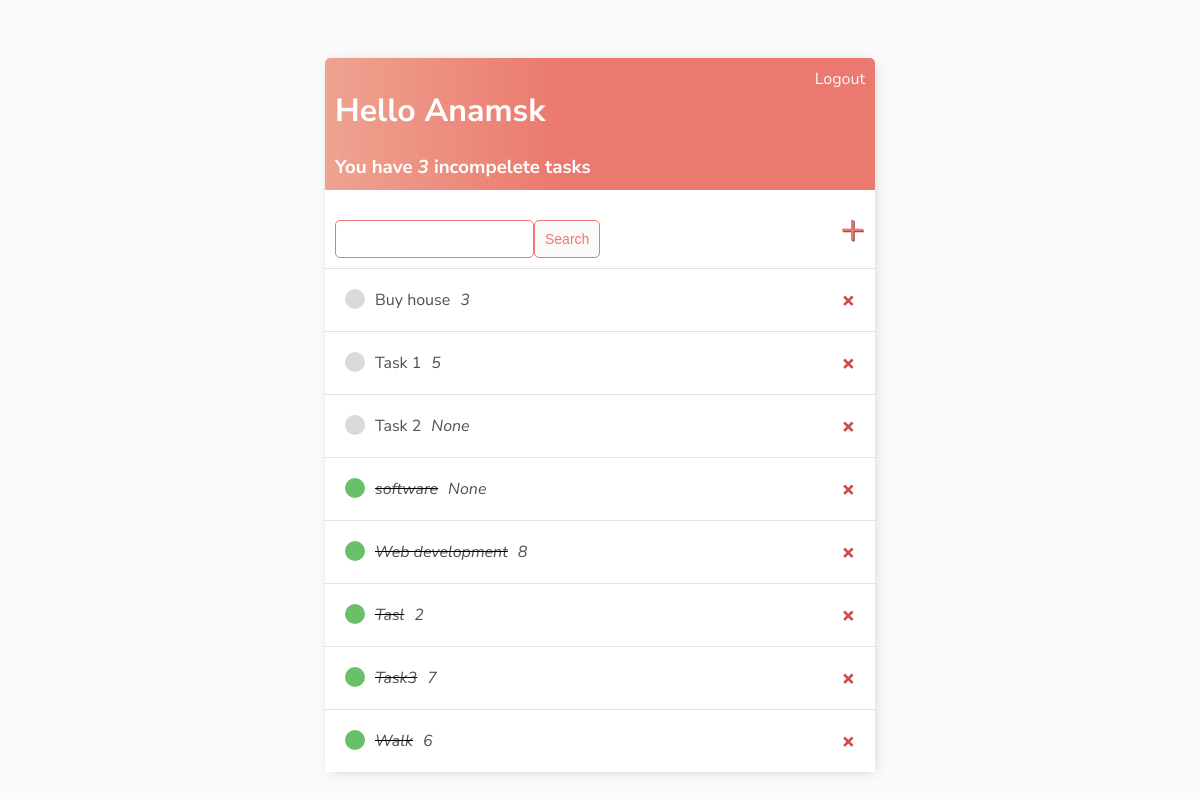
The app's page / (signed in) with its own data.
### base/models.py (models this page shows)
class Task(models.Model):
    priority_choices = [
        ('1', '1️⃣'),
        ('2', '2️⃣'),
        ('3', '3️⃣'),
        ('4', '4️⃣'),
        ('5', '5️⃣'),
        ('6', '6️⃣'),
        ('7', '7️⃣'),
        ('8', '8️⃣'),
        ('9', '9️⃣'),
        ('10','🔟'),
    ]
    user = models.ForeignKey(User, on_delete=models.CASCADE, null=True, blank=True)
    title = models.CharField(max_length=200)
    description = models.TextField(null=True, blank=True)
    date = models.DateTimeField(auto_now_add=True , null=True, blank=True)
    priority = models.CharField(max_length=2, choices=priority_choices, null=True, blank=True)
    complete = models.BooleanField(default=False)
    created = models.DateTimeField(auto_now_add=True)
    def __str__(self):
        return self.title
    class Meta:
        ordering = ['complete']

### base/views.py (the view)
# urls.py: path('', TaskList.as_view(), name='tasks'),
class TaskList(LoginRequiredMixin, ListView):
    model = Task
    context_object_name = 'tasks'
    def get_context_data(self, **kwargs):
        context = super().get_context_data(**kwargs)
        context['tasks'] = context['tasks'].filter(user=self.request.user)
        context['count'] = context['tasks'].filter(complete=False).count()
        search_input = self.request.GET.get('search-area') or ''
        if search_input:
            context['tasks'] = context['tasks'].filter(
                title__startswith=search_input)
        context['search_input'] = search_input
        return context

### base/templates/base/task_list.html
{% extends "base/main.html" %}
{% block content %}
<div class="header-bar">
    <div>
        <h1>Hello {{request.user|title}}</h1>
        <h3 style="margin:0">You have <i>{{count}}</i> incompelete task{{count|pluralize:"s"}}</h3>
    </div>
    {% if request.user.is_authenticated %}
    <a href="{% url 'logout' %}">Logout</a>
    {% else %}
    <a href="{% url 'login' %}">Login</a>
    {% endif %}
</div>
<div id="search-add-wrapper">
    <form method="GET" style="margin-top: 20px;display:flex;">
        <input type='text' name='search-area' value="{{search_input}}">
        <input class="button" type="submit" value='Search'>
    </form>
    <a id="add-link" href="{% url 'task-create' %}">&#x2b;</a>
</div>
<div class="task-items-wrapper">
    {% for task in tasks %}
        <div class="task-wrapper">
            {% if task.complete %}
                <div class="task-title">
                    <div class="task-complete-icon"></div>
                    <i><s><a href="{% url 'task-update' task.id %}">{{task}}</a></s></i>
                    <i><a>{{task.priority}}</a></i>
                </div>
                <a class="delete-link" href="{% url 'task-delete' task.id %}">&#215;</a>
            {% else %}
            <div class="task-title">
                <div class="task-incomplete-icon"></div>
                <a href="{% url 'task-update' task.id %}">{{task}}</a>
                <i><a>{{task.priority}}</a></i>
            </div>
            <a class="delete-link" href="{% url 'task-delete' task.id %}">&#215;</a>
            {% endif %}
        </div>
    {% empty %}
    <h3>No items in list</h3>
    {% endfor %}
</div>
{% endblock content %}

### base/templates/base/main.html (shortened to what this page needs)
<!DOCTYPE html>
<html lang="en">
<head>
</head>
<body>
    <div class="container">
        {% block content %}
        {% endblock content %}
    </div>
</body>
</html>

### base/templates/base/main.html (style rules this page uses)
body { background-color: #FAFAFA; font-family: 'Nunito Sans', sans-serif; padding-top: 50px; }
h1, h2, h3, h4, h5, h6, { font-family: 'Raleway', sans-serif; }
a, p { color: #4b5156; }
.container { max-width: 550px; margin: auto; background-color: #fff; -webkit-box-shadow: 2px 2px 13px -4px rgba(0, 0, 0, 0.21); box-shadow: 2px 2px 13px -4px rgba(0, 0, 0, 0.21); }
.header-bar { display: flex; justify-content: space-between; color: #fff; padding: 10px; border-radius: 5px 5px 0 0; background: linear-gradient(90deg, #EEA390 0%, #EB796F 43%, #EB796F 100%); }
.header-bar a { color: rgb(247, 247, 247); text-decoration: none; }
.task-wrapper { display: flex; align-items: center; justify-content: space-between; padding: 20px; background-color: #fff; border-top: 1px solid rgb(226, 226, 226); }
.task-title a { text-decoration: none; color: #4b5156; margin-left: 10px; }
.task-title { display: flex; }
.task-complete-icon { height: 20px; width: 20px; background-color: rgb(105, 192, 105); border-radius: 50%; }
.task-incomplete-icon { height: 20px; width: 20px; background-color: rgb(218, 218, 218); border-radius: 50%; }
.delete-link { text-decoration: none; font-weight: 900; color: #cf4949; font-size: 22px; line-height: 0; }
#search-add-wrapper { display: flex; justify-content: space-between; align-items: center; padding: 10px; }
#add-link { color: #EB796F; text-decoration: none; font-size: 42px; text-shadow: 1px 1px #81413b; }
input[type=text], input[type=password], textarea { border: 1px solid #EB796F; border-radius: 5px; padding: 10px; width: 90%; }
.button { border: 1px solid #EB796F; background-color: #FAFAFA; color: #EB796F; padding: 10px; font-size: 14px; border-radius: 5px; cursor: pointer; text-decoration: none; }

### records on screen
Task: title "Buy house", priority "3"
Task: title "Task 1", priority "5"
Task: title "Task 2", priority "None"
Task: title "software", priority "None"
Task: title "Web development", priority "8"
Task: title "Tasl", priority "2"
Task: title "Task3", priority "7"
Task: title "Walk", priority "6"

### other values on screen
{{ request.user|title }} "Anamsk"
{{ count }} "3"
